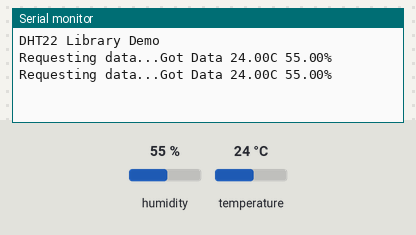
Recording of a sketch running on a simulated Arduino Uno, built with avr-gcc and run on an emulated ATmega328P. Parts: the last lines printed to the serial monitor. Inputs (shaded band) come from the test bench; at power-on: humidity 55 %, temperature 24 °C.

Above: at 8.8 s.
8.9 s: humidity set to 22 %
At 13.4 s:
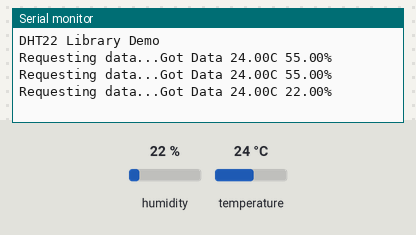
14.9 s: temperature set to 12 °C
At 16.9 s:
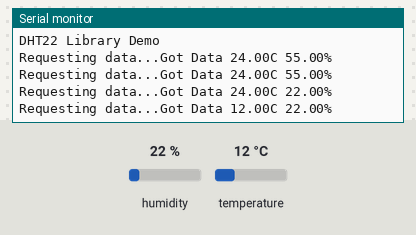
20.9 s: humidity set to 40 %
At 25.0 s:
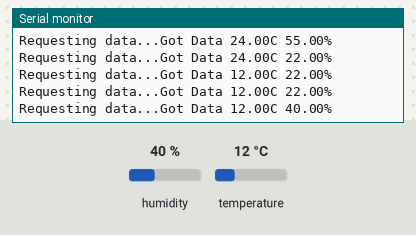
Timing chart, 0 to 26.5 s (numbered marks = the images above; inputs shaded):
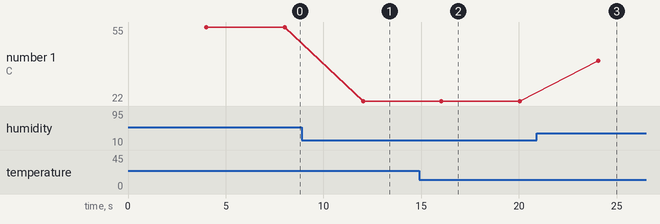

The sketch:

DHT22_sample.ino
```cpp
#include <DHT22.h>

// Data wire is plugged into port 7 on the Arduino
// Connect a 4.7K resistor between VCC and the data pin (strong pullup)
#define DHT22_PIN 7

// Setup a DHT22 instance
DHT22 myDHT22(DHT22_PIN);

void setup(void)
{
  // start serial port
  Serial.begin(9600);
  Serial.println("DHT22 Library Demo");
}

void loop(void)
{
  DHT22_ERROR_t errorCode;

  delay(4000);
  Serial.print("Requesting data...");
  errorCode = myDHT22.readData();
  if(errorCode == DHT_ERROR_NONE)
  {
    Serial.print("Got Data ");
    Serial.print(myDHT22.getTemperatureC());
    Serial.print("C ");
    Serial.print(myDHT22.getHumidity());
    Serial.println("%");
  }
  else
  {
    Serial.print("Error Code ");
    Serial.print(errorCode);
    Serial.println(" readData Failed");
  }
}
```

Measured:
- after the input at 8.9 s, the serial monitor: prints a new line after 3.1 s (image 1)
- after the input at 14.9 s, the serial monitor: prints a new line after 1.1 s (image 2)
- after the input at 20.9 s, the serial monitor: prints a new line after 3.2 s (image 3)
- plotted number 1: 55 → 22 after the input at 8.9 s, 22 → 40 after the input at 20.9 s
